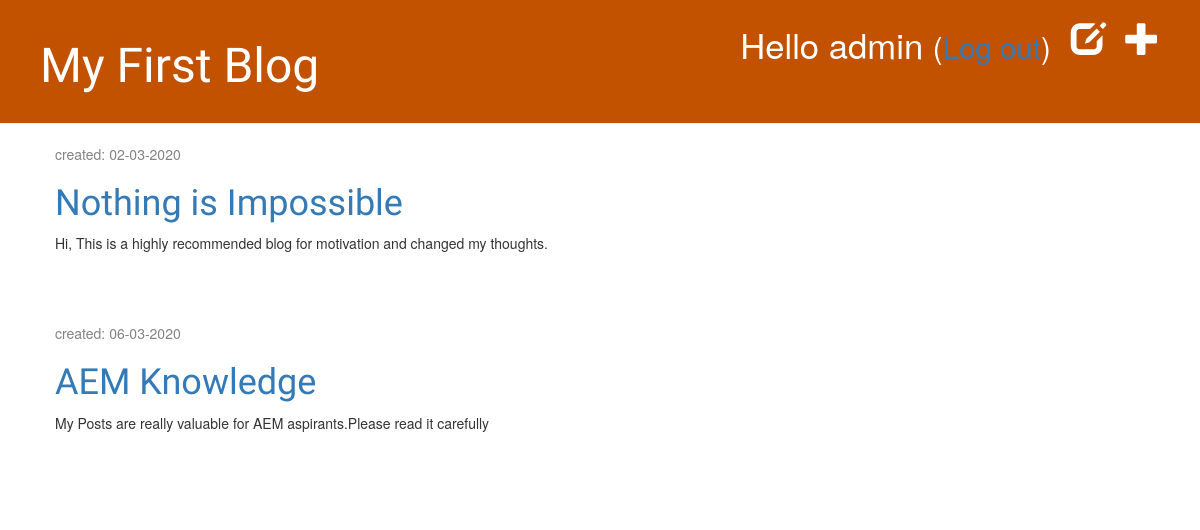
The page /drafts/ (signed in) on the database as committed earlier.
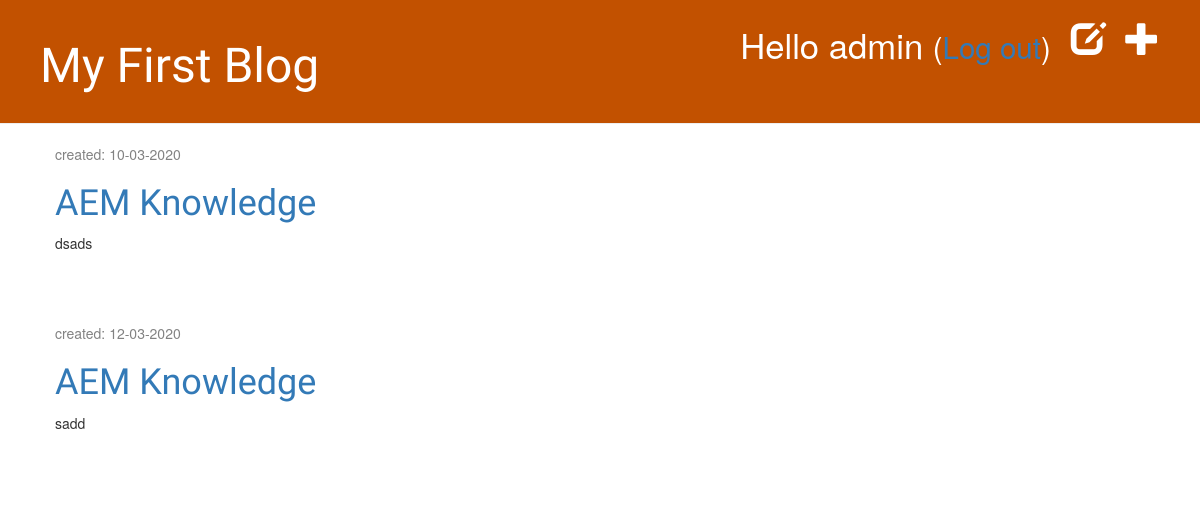
The same page on the database as committed later.
### blog/models.py (models this page shows, shortened)
class Post(models.Model):
    title = models.CharField(max_length=200)
    text = models.TextField()
    author = models.ForeignKey(
        settings.AUTH_USER_MODEL, on_delete=models.CASCADE)
    created_date = models.DateTimeField(default=timezone.now)
    published_date = models.DateTimeField(blank=True, null=True)

### blog/views.py (the view)
# urls.py: path('drafts/', views.post_draft_list, name='post_draft_list'),
@login_required
def post_draft_list(request):
    posts = Post.objects.filter(
        published_date__isnull=True).order_by('created_date')
    return render(request, 'blog/post_draft_list.html', {'posts': posts})

### blog/templates/blog/post_draft_list.html
{% extends 'blog/base.html' %} {% block content %} {% for post in posts %}
<div class="post">
  <p class="date">created: {{ post.created_date|date:'d-m-Y' }}</p>
  <h1><a href="{% url 'post_detail' pk=post.pk %}">{{ post.title }}</a></h1>
  <p>{{ post.text|truncatechars:200 }}</p>
</div>
{% endfor %} {% endblock %}

Rows that differ between the two databases and show on the page:
removed Post: created_date "02-03-2020", title "Nothing is Impossible", text "Hi, This is a highly recommended blog for motivation and changed my thoughts."
no longer on this page (row edited): Post: created_date "06-03-2020", title "AEM Knowledge", text "My Posts are really valuable for AEM aspirants.Please read it carefully"
added Post: created_date "10-03-2020", title "AEM Knowledge", text "dsads"
added Post: created_date "12-03-2020", title "AEM Knowledge", text "sadd"
